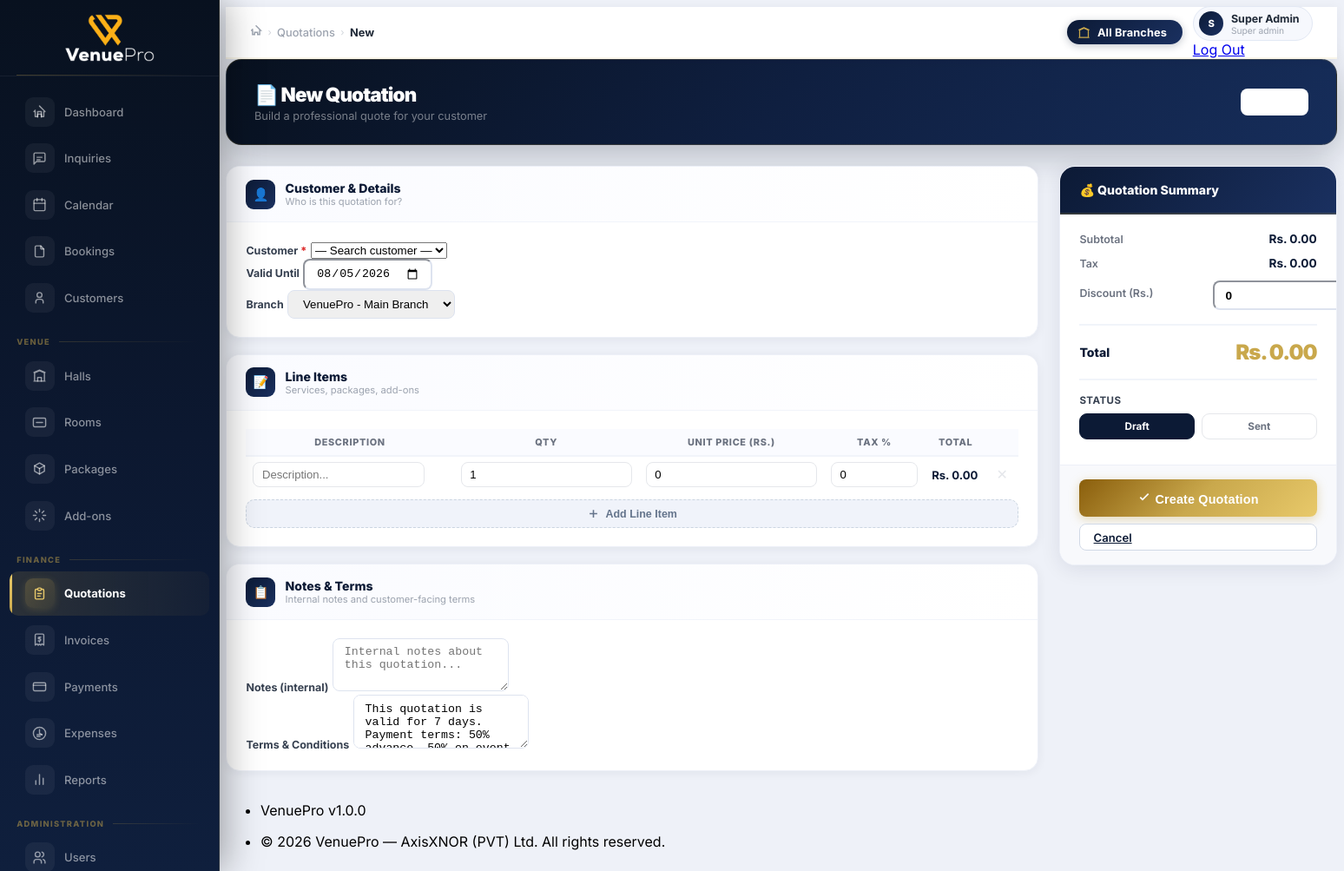
Page /modules/quotations/create.php (signed in) on the committed database.
### tables this page shows
CREATE TABLE `users` (
  `id` int(11) NOT NULL AUTO_INCREMENT,
  `branch_id` int(11) DEFAULT NULL,
  `role_id` int(11) NOT NULL,
  `user_id` varchar(20) DEFAULT NULL,
  `username` varchar(100) DEFAULT NULL,
  `name` varchar(150) NOT NULL,
  `email` varchar(150) NOT NULL,
  `password` varchar(255) NOT NULL,
  `phone` varchar(20) DEFAULT NULL,
  `avatar` varchar(255) DEFAULT NULL,
  `language` enum('en','ta','si') DEFAULT 'en',
  `is_active` tinyint(1) DEFAULT 1,
  `last_login` timestamp NULL DEFAULT NULL,
  `created_at` timestamp DEFAULT current_timestamp(),
  `updated_at` timestamp DEFAULT current_timestamp() ON UPDATE current_timestamp(),
  PRIMARY KEY (`id`),
  UNIQUE KEY `email` (`email`),
  UNIQUE KEY `user_id` (`user_id`),
  KEY `branch_id` (`branch_id`),
  KEY `role_id` (`role_id`),
  FOREIGN KEY (`branch_id`) REFERENCES `branches`(`id`) ON DELETE SET NULL,
  FOREIGN KEY (`role_id`) REFERENCES `roles`(`id`)
);

CREATE TABLE `roles` (
  `id` int(11) NOT NULL AUTO_INCREMENT,
  `name` varchar(50) NOT NULL,
  `slug` varchar(50) NOT NULL,
  `description` text DEFAULT NULL,
  PRIMARY KEY (`id`),
  UNIQUE KEY `slug` (`slug`)
);

CREATE TABLE `branches` (
  `id` int(11) NOT NULL AUTO_INCREMENT,
  `business_id` int(11) DEFAULT NULL,
  `name` varchar(150) NOT NULL,
  `address` text DEFAULT NULL,
  `city` varchar(100) DEFAULT NULL,
  `phone` varchar(20) DEFAULT NULL,
  `email` varchar(150) DEFAULT NULL,
  `logo` varchar(255) DEFAULT NULL,
  `is_active` tinyint(1) DEFAULT 1,
  `created_at` timestamp DEFAULT current_timestamp(),
  PRIMARY KEY (`id`),
  KEY `business_id` (`business_id`)
);

### modules/quotations/create.php (the view, shortened to what the rows shown need)
<?php
Auth::check();
$db = Database::getInstance();
$branches  = $db->fetchAll("SELECT id,name FROM branches WHERE is_active=1");
require_once ROOT_PATH . '/includes/header.php';
?>
<link rel="stylesheet" href="https://cdn.jsdelivr.net/npm/tom-select@2.3.1/dist/css/tom-select.bootstrap5.min.css">
<form method="post" id="qt-form">
  <div class="qt-layout">
    <div>
      <div class="qt-section">
        <div class="qt-section-body">
          <div class="row g-3">
            <div class="col-md-3">
              <?php if (Auth::isSuperAdmin()): ?>
              <label class="form-label" style="font-size:.78rem;font-weight:700;color:#374151;">Branch</label>
              <select name="branch_id" class="form-select" style="font-size:.83rem;">
                <?php foreach ($branches as $b): ?><option value="<?= $b['id'] ?>" <?= ($cu['branch_id']??$b['id'])==$b['id']?'selected':'' ?>><?= Helper::sanitize($b['name']) ?></option><?php endforeach; ?>
              </select>
              <?php endif; ?>
            </div>
          </div>
        </div>
      </div>
      <div class="qt-section">
        <div class="qt-section-body">
          <div class="table-responsive">
            <table class="qt-items-table">
              <thead>
                <tr>
                  <th style="min-width:220px">Description</th>
                  <th style="width:70px">Qty</th>
                  <th style="width:130px">Unit Price (Rs.)</th>
                  <th style="width:75px">Tax %</th>
                  <th style="width:110px">Total</th>
                  <th style="width:36px"></th>
                </tr>
              </thead>
            </table>
          </div>
        </div>
      </div>
    </div>
  </div>
</form>
<?php require_once ROOT_PATH . '/includes/footer.php'; ?>

### includes/header.php (shortened to what the rows shown need)
<!doctype html>
<html lang="<?= Lang::current() ?>">
<head>
  <link rel="stylesheet" href="https://cdn.jsdelivr.net/npm/@tabler/core@1.0.0-beta21/dist/css/tabler.min.css">
  <link rel="stylesheet" href="<?= BASE_URL ?>/assets/css/app.css">
</head>
<body class="antialiased">
<?php $cu = Auth::currentUser(); ?>
<div class="wrapper">
  <div class="page-wrapper">
    <div class="vp-topbar">
      <div class="vp-topbar-right">
        <div class="nav-item dropdown">
          <a href="#" class="vp-topbar-user" data-bs-toggle="dropdown">
            <div class="vp-topbar-avatar"><?= strtoupper(substr($cu['name'], 0, 1)) ?></div>
            <div class="d-none d-md-block">
              <div class="vp-topbar-uname"><?= Helper::sanitize($cu['name']) ?></div>
              <div class="vp-topbar-urole"><?= ucfirst(str_replace('_', ' ', $cu['role'])) ?></div>
            </div>
          </a>
        </div>
      </div>
    </div>
    <div class="page-body">
      <div class="container-xl">

### rows in the picture
users: name "S", name "Super Admin", role.slug "Super admin", branch_id "VenuePro - Main Branch"

### other values in the picture
Helper::sanitize($bc['label']) "Quotations"
Helper::sanitize($bc['label']) "New"
$lTotal "0.00"
$init_sub "0.00"
$init_tax "0.00"
$init_total "0.00"
$sl "Draft"
$sl "Sent"
APP_NAME "VenuePro"
APP_VERSION "1.0.0"
